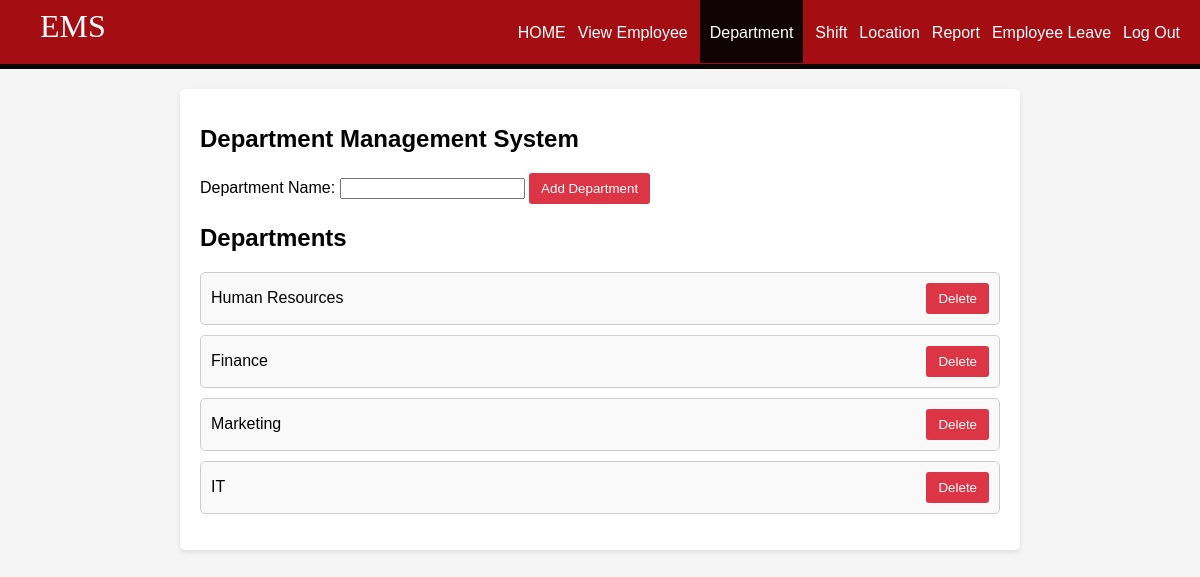
/add_department.php, run on the app's committed database.
### tables this page shows
CREATE TABLE `departments` (
  `id` int(11) NOT NULL AUTO_INCREMENT,
  `name` varchar(255) NOT NULL,
  `description` text DEFAULT NULL,
  `created_at` timestamp NOT NULL DEFAULT current_timestamp(),
  PRIMARY KEY (`id`)
);

### add_department.php (the view, shortened to what this page needs)
<!DOCTYPE html>
<html lang="en">
<head>
    <link rel="stylesheet" type="text/css" href="styleemplogin.css">
</head>
<body>
    <header>
        <nav>
            <h1>EMS</h1>
            <ul id="navli">
            <li><a class="homeblack" href="aloginwel.php">HOME</a></li>
                <li><a class="homeblack" href="view_employees.php">View Employee</a></li>
                <li><a class="homered" href="add_department.php">Department</a></li>
                <li><a class="homeblack" href="add_shift.php">Shift</a></li>
                <li><a class="homeblack" href="location.php">Location</a></li>
                <li><a class="homeblack" href="report.php">Report</a></li>
                <li><a class="homeblack" href="empleave.php">Employee Leave</a></li>
                <li><a class="homeblack" href="logout.php" onClick="return confirm('Are you sure you want to logout?')">Log Out</a></li>
            </ul>
        </nav>
    </header>
    <div class="divider"></div>
    <div class="container">
        <h1>Department Management System</h1>
        <form id="departmentForm" action="add_department.php" method="POST">
            <label for="name">Department Name:</label>
            <input type="text" id="name" name="name" required>
            <button type="submit">Add Department</button>
        </form>
        <div id="departmentsList">
            <h2>Departments</h2>
            <?php
            $conn = new mysqli("localhost", "root", "", "db");
            $sql = "SELECT * FROM departments";
            $result = $conn->query($sql);
            if ($result->num_rows > 0) {
                echo "<ul>";
                while ($row = $result->fetch_assoc()) {
                    echo "<li>";
                    echo htmlspecialchars($row['name']);
                    echo " <form action='department_delete.php' method='POST' style='display: inline;'>";
                    echo "<button type='submit' onclick=\"return confirm('Are you sure you want to delete this department?')\">Delete</button>";
                    echo "</form>";
                    echo "</li>";
                }
                echo "</ul>";
            } else {
                echo "No departments found.";
            }
            ?>
        </div>
    </div>
</body>
</html>

### styleemplogin.css (style rules this page uses)
body { margin: 0px; }
header { background:rgb(164, 13, 18); color: white; padding: 8px 20px 6px 40px; height: 50px; }
header h1 { display: inline; font-family: 'Lobster', cursive; font-weight: 400; font-size: 32px; float: left; margin-top: 0px; margin-right: 10px; }
nav ul { display: inline; padding: 0px; float: right; }
nav ul li { display: inline-block; list-style-type: none; color: white; float: left; margin-left: 12px; }
nav ul li a { color: white; text-decoration: none; }
#navli { font-family: 'Montserrat', sans-serif; }
.homered { background-color: rgb(15, 3, 3); padding: 30px 10px 22px 10px; }
.divider { background-color: rgb(12, 5, 5); height: 5px; }

### add_department.php (style rules this page uses)
body { font-family: Arial, sans-serif; background-color: #f5f5f5; margin: 0; padding: 0; }
.container { max-width: 800px; margin: 20px auto; padding: 20px; background-color: #fff; border-radius: 5px; box-shadow: 0 2px 5px rgba(0, 0, 0, 0.1); }
h1 { font-size: 24px; margin-bottom: 20px; }
#departmentsList ul { list-style-type: none; padding: 0; }
#departmentsList li { display: flex; justify-content: space-between; align-items: center; padding: 10px; margin-bottom: 10px; border: 1px solid #ccc; border-radius: 5px; background-color: #f9f9f9; }
button { padding: 8px 12px; background-color: #dc3545; color: #fff; border: none; border-radius: 3px; cursor: pointer; }

### data on the page
departments: name "Human Resources"
departments: name "Finance"
departments: name "Marketing"
departments: name "IT"
